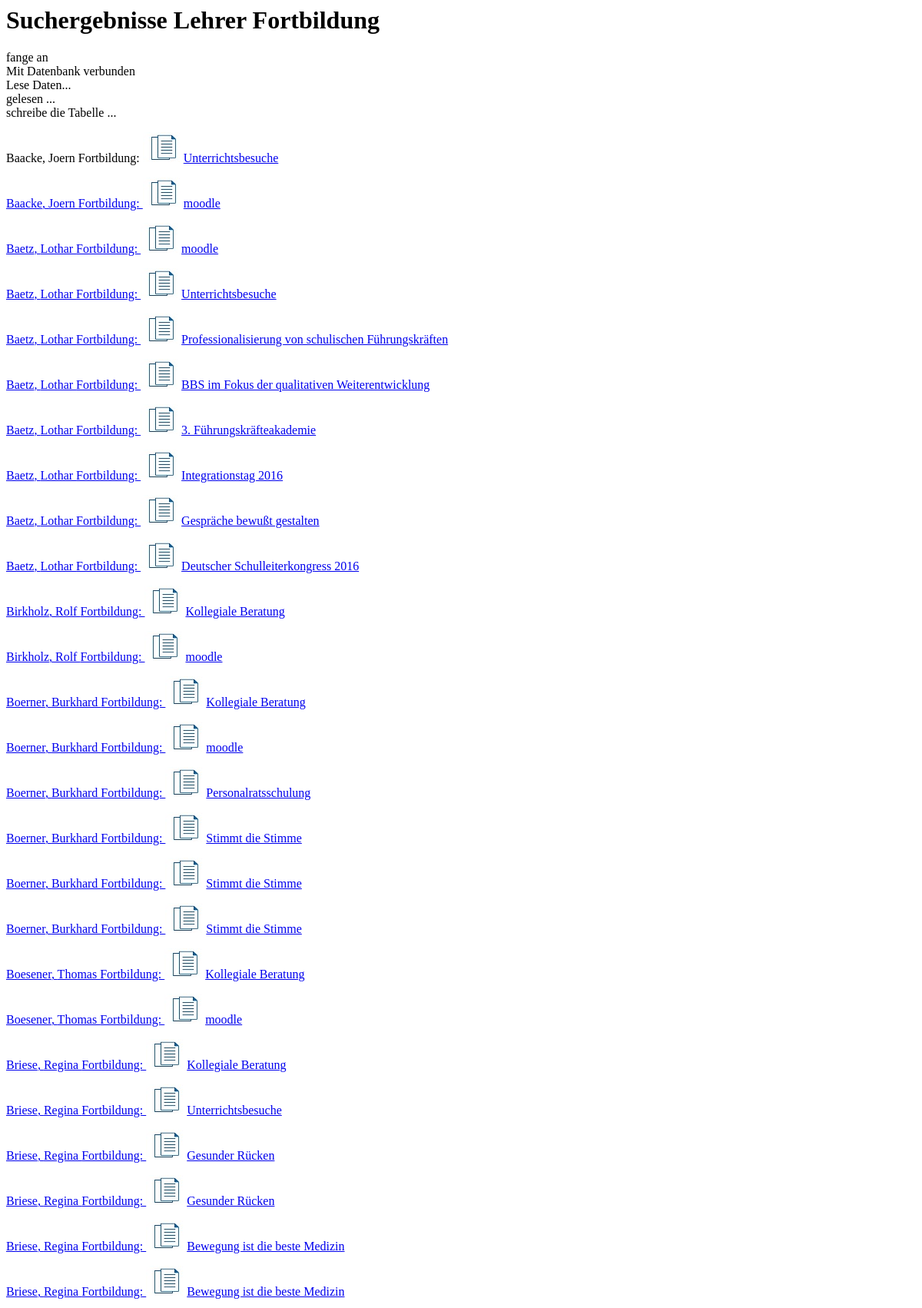
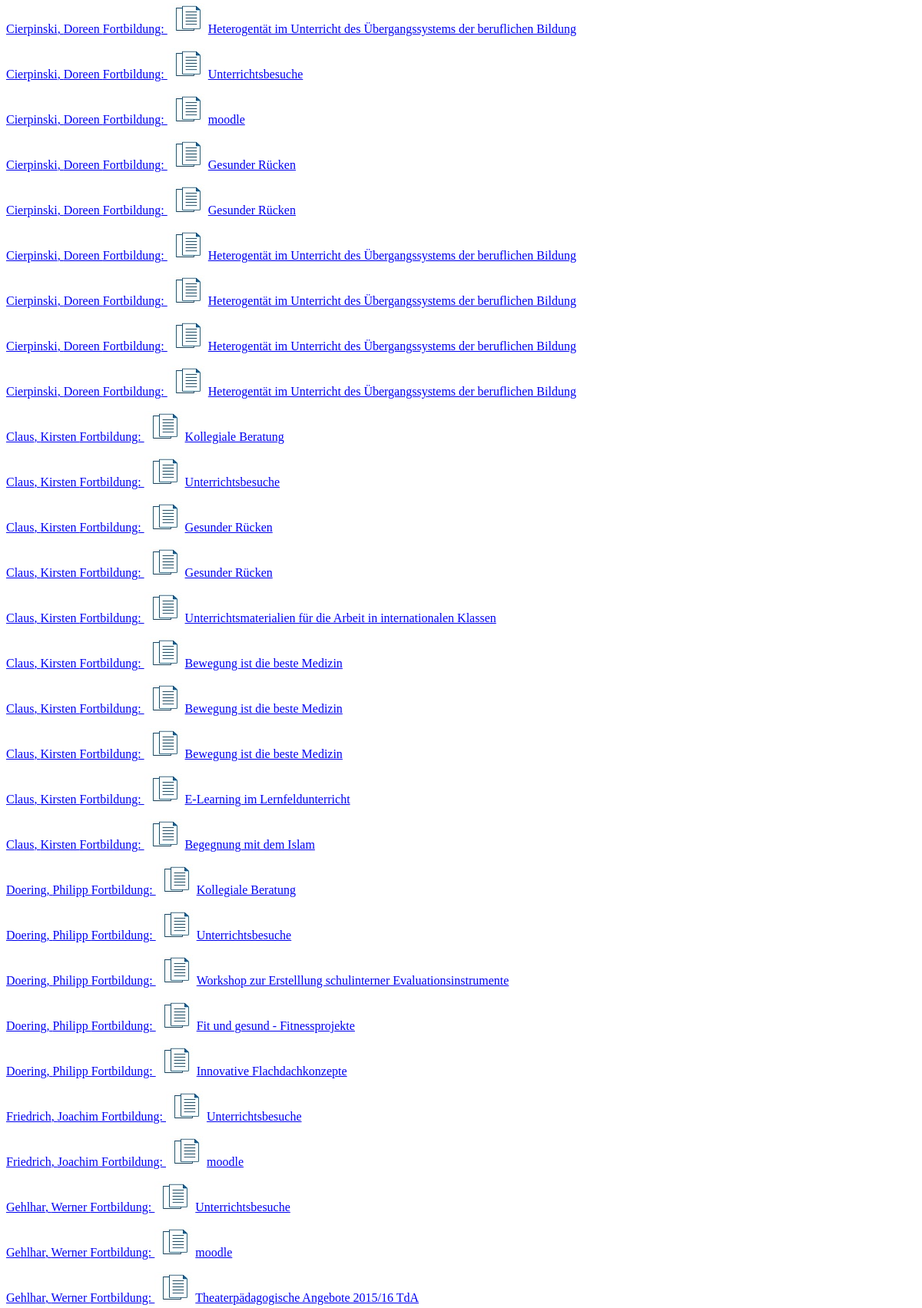
Screenshot of /Fortbildung/Fb_Lehrer2017.php (upper part) with the database file from the repository (2 pictures, top to bottom).
### tables this page shows
CREATE TABLE `Lehrer` (
  `P_NR` int(10) NOT NULL auto_increment,
  `Vorname` varchar(255) NOT NULL,
  `Nachname` varchar(255) NOT NULL,
  `Geburtsdatum` date default NULL,
  `Schule` varchar(255) default NULL,
  `Schulform` varchar(255) default '',
  `Dienstalter` date default NULL,
  `rente` date default NULL,
  `aktuell` char(1) default 'y',
  `abgabe2016` char(1) default 'n',
  `KurzBez` char(4) default NULL,
  PRIMARY KEY  (`P_NR`)
);

CREATE TABLE `Angebot` (
  `ID_AN` int(11) NOT NULL auto_increment,
  `A_Name` varchar(255) NOT NULL,
  `Regelangebot` enum('J','N') NOT NULL default 'N',
  `Ergaenzungsangebot` enum('J','N') NOT NULL default 'N',
  `Ersatzangebot` enum('J','N') NOT NULL default 'N',
  `Bezeichnung` text NOT NULL,
  `Kapazitaet` int(11) default NULL,
  `vom` date NOT NULL,
  `bis` date default NULL,
  `Tagesveranstaltung` enum('J','N') NOT NULL default 'N',
  `Reihen` enum('J','N') NOT NULL default 'N',
  `Betriebspraktikum` enum('J','N') NOT NULL default 'N',
  `Abrufangebot` enum('J','N') NOT NULL default 'N',
  `elearning` enum('J','N') NOT NULL default 'N',
  `Unterrichtsbesuch` enum('J','N') NOT NULL default 'N',
  `Dauer` int(11) default NULL,
  PRIMARY KEY  (`ID_AN`)
);

### Fortbildung/Fb_Lehrer2017.php (the view, shortened to what this page needs)
<html><head><title> Suchergebnisse </title>
</head>
<body><h1>Suchergebnisse Lehrer Fortbildung</h1>
<?php
echo "fange an<br>";
$DB_HOST = "localhost";
$DB_NAME = "Fortbildung";
$DB_BENUTZER = "lehrer";
$DB_PASSWORT = "teacher";
$OPTION = [PDO::MYSQL_ATTR_INIT_COMMAND => "SET NAMES utf8",
           PDO::ATTR_ERRMODE => PDO::ERRMODE_EXCEPTION];
try {
  $db = new PDO("mysql:host=".$DB_HOST.";dbname=".$DB_NAME,
  $DB_BENUTZER, $DB_PASSWORT, $OPTION);
  echo "Mit Datenbank verbunden<br>";
  }
  catch (PDOException $e) {
  exit("Verbindung fehlgeschlagen! <br>" . $e->getMessage());
  }
echo "Lese Daten...";
$select = $db->query("SELECT `Vorname`, `Nachname`, `P_NR`, `Kurzbez`,`ID_AN`, `A_Name`,
                      `BA_NR`,  `BP_NR` ,  `Bezeichnung` ,`aktuell` , `vom`, `bis`
                      FROM `Lehrer`, `Angebot`, `Besucht`
                      where
                      `P_NR` = `BP_NR`
                      and
                      `BA_NR` = `ID_AN`
                      order by Nachname
                      ");
echo "<br>gelesen ...";
$Lehrer = $select->fetchAll();
echo "<br>schreibe die Tabelle ...";
foreach ($Lehrer as $Teacher) {
 echo '<p>' . $Teacher["Nachname"] . ', ' .
              $Teacher["Vorname"] . ' Fortbildung: ' . "<a href=' ./formblatt/".($Teacher['Nachname']).".pdf' target='_blank'</a><img src='plan.jpg' />".
              $Teacher["Bezeichnung"] . '</p>';
}
?>
</table> </body></html>

### rows the page displays
lehrer: Nachname "Baacke", Vorname "Joern", angebot.Bezeichnung "Unterrichtsbesuche", angebot.Bezeichnung "moodle"
lehrer: Vorname "Lothar", angebot.Bezeichnung "moodle", angebot.Bezeichnung "Unterrichtsbesuche", angebot.Bezeichnung "Professionalisierung von schulischen Führungskräften", angebot.Bezeichnung "BBS im Fokus der qualitativen Weiterentwicklung", angebot.Bezeichnung "3. Führungskräfteakademie", angebot.Bezeichnung "Integrationstag 2016", angebot.Bezeichnung "Gespräche bewußt gestalten", angebot.Bezeichnung "Deutscher Schulleiterkongress 2016"
lehrer: Vorname "Rolf", angebot.Bezeichnung "Kollegiale Beratung", angebot.Bezeichnung "moodle"
lehrer: Vorname "Burkhard", angebot.Bezeichnung "Kollegiale Beratung", angebot.Bezeichnung "moodle", angebot.Bezeichnung "Personalratsschulung", angebot.Bezeichnung "Stimmt die Stimme"
lehrer: Vorname "Thomas", angebot.Bezeichnung "Kollegiale Beratung", angebot.Bezeichnung "moodle"
lehrer: Vorname "Regina", angebot.Bezeichnung "Kollegiale Beratung", angebot.Bezeichnung "Unterrichtsbesuche", angebot.Bezeichnung "Gesunder Rücken", angebot.Bezeichnung "Bewegung ist die beste Medizin"
lehrer: Vorname "Doreen", angebot.Bezeichnung "Heterogentät im Unterricht des Übergangssystems der beruflichen Bildung", angebot.Bezeichnung "Unterrichtsbesuche", angebot.Bezeichnung "moodle", angebot.Bezeichnung "Gesunder Rücken"
lehrer: Vorname "Kirsten", angebot.Bezeichnung "Kollegiale Beratung", angebot.Bezeichnung "Unterrichtsbesuche", angebot.Bezeichnung "Gesunder Rücken", angebot.Bezeichnung "Unterrichtsmaterialien für die Arbeit in internationalen Klassen", angebot.Bezeichnung "Bewegung ist die beste Medizin", angebot.Bezeichnung "E-Learning im Lernfeldunterricht", angebot.Bezeichnung "Begegnung mit dem Islam"
lehrer: Vorname "Philipp", angebot.Bezeichnung "Kollegiale Beratung", angebot.Bezeichnung "Unterrichtsbesuche", angebot.Bezeichnung "Workshop zur Erstelllung schulinterner Evaluationsinstrumente", angebot.Bezeichnung "Fit und gesund - Fitnessprojekte", angebot.Bezeichnung "Innovative Flachdachkonzepte"
lehrer: Vorname "Joachim", angebot.Bezeichnung "Unterrichtsbesuche", angebot.Bezeichnung "moodle"
lehrer: Vorname "Werner", angebot.Bezeichnung "Unterrichtsbesuche", angebot.Bezeichnung "moodle", angebot.Bezeichnung "Theaterpädagogische Angebote 2015/16 TdA"
